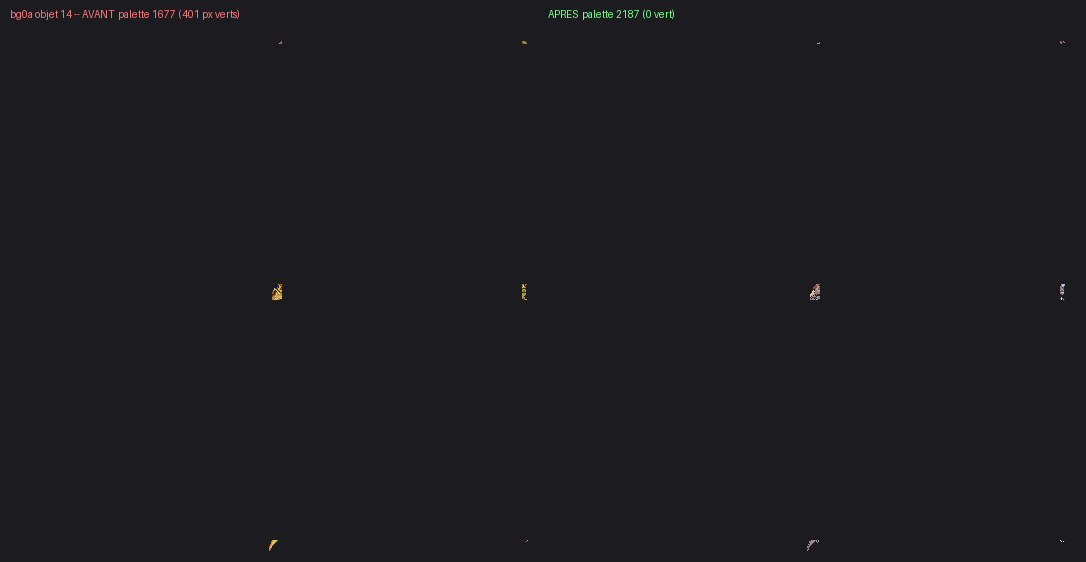
#> input picture couleurs-oro.png, 1086 x 562 px
$ python depuiscapture.py ../../../couleurs-oro.png ../../../couleurs-oro.png
#> lines starting #> are read from the running program, lines starting #| are printed output that depends on the picture
# -*- coding: utf-8 -*-
"""Retrouve la palette d'un sprite a partir d'une capture d'ecran du jeu.

Methode validee deux fois (BONUS GAME -> 2317, feuillage de bg0b -> 1095).

L'emulateur etend les 5 bits de l'ARGB1555 par `(v << 3) | (v >> 2)`. Une capture
**a l'echelle native, sans lissage** porte donc les valeurs exactes : on les reconvertit
en 5 bits et on cherche la palette de la banque qui les contient, sans tolerance.

Les scanlines ne genent pas : elles assombrissent des lignes entieres, donc il reste
toujours des pixels a la vraie couleur. Un agrandissement bicubique, lui, est fatal.

    python depuiscapture.py capture.png 2i --vert
"""
import sys, os, collections
sys.path.insert(0, os.path.dirname(os.path.abspath(__file__)))
import numpy as np
from PIL import Image
import appariement as AP

INV = {(v << 3) | (v >> 2): v for v in range(32)}

def couleurs_capture(chemin, filtre=None, top=24):
    """Rend les couleurs ARGB1555 les plus frequentes de la capture.
    `filtre` : fonction (r,g,b) -> masque booleen, pour isoler l'element."""
#> called with chemin = '../../../couleurs-oro.png', top = 24
    a = np.asarray(Image.open(chemin).convert('RGB')).astype(int)
    r, g, b = a[..., 0], a[..., 1], a[..., 2]
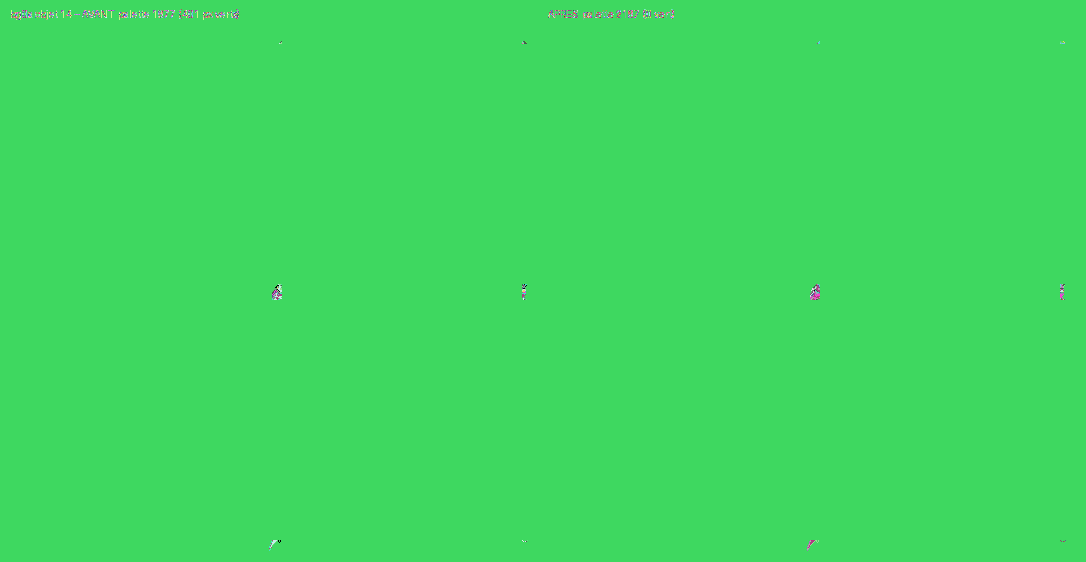
#> r: shape (562, 1086) int64; 204 distinct labels, from 0 to 255; one colour per label, 0 black
#> g: shape (562, 1086) int64; 195 distinct labels, from 0 to 255
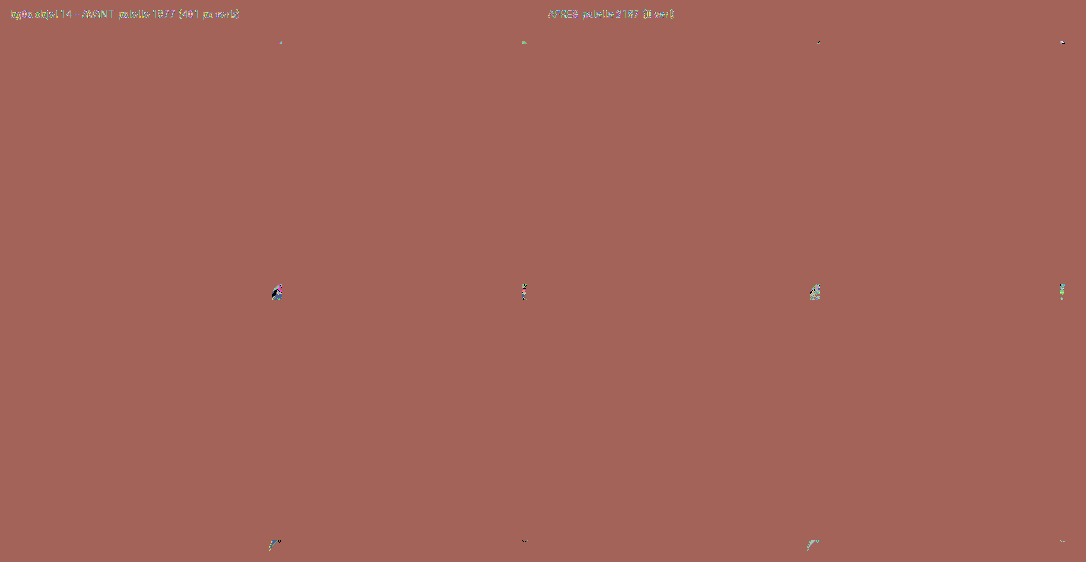
#> b: shape (562, 1086) int64; 118 distinct labels, from 0 to 213; one colour per label, 0 black
    m = filtre(r, g, b) if filtre else np.ones(r.shape, bool)
#> m: shape (562, 1086) bool; every value is 1
    cnt = collections.Counter()
    for (R, G, B), n in collections.Counter(map(tuple, a[m].tolist())).items():
        if R in INV and G in INV and B in INV:
            cnt[0x8000 | (INV[R] << 10) | (INV[G] << 5) | INV[B]] += n
#> this loop made 436 passes
#> (R, G, B, n) on passes 1 to 3: (28, 28, 32, 608393), (95, 55, 58, 5), (32, 30, 34, 5)
#> after the loop, cnt = 18 items
    return [v for v, _ in cnt.most_common(top)]

def chercher(couleurs, court='2i'):
    """Classe les palettes de la banque par nombre de couleurs contenues exactement."""
    exe, off, n = AP.BANQUES[court]
    P = AP.banque(exe, off, n)
    ens = [set(p.tolist()) for p in P]
    return sorted(((sum(1 for v in couleurs if v in ens[i]), i) for i in range(len(P))), reverse=True)

# filtres tout prets
VERT = lambda r, g, b: (g >= r) & (g > 40)
VIF  = lambda r, g, b: (np.maximum(np.maximum(r, g), b) > 90)

if __name__ == '__main__':
    chemin = sys.argv[1]
    court = sys.argv[2] if len(sys.argv) > 2 else '2i'
    filtre = VERT if '--vert' in sys.argv else (VIF if '--vif' in sys.argv else None)
    cols = couleurs_capture(chemin, filtre)
#> cols = [51694, 33824, 32960, 34880, 37984, 35104, 35023, 32992, 51667, 60845, 51497, 48615, 38241, 51563, 44227, 32809, 51531, 32768]
    print(f'{len(cols)} couleurs retenues')
#| 18 couleurs retenues
#> (the run stopped early here; a loop or call above may not have finished)
